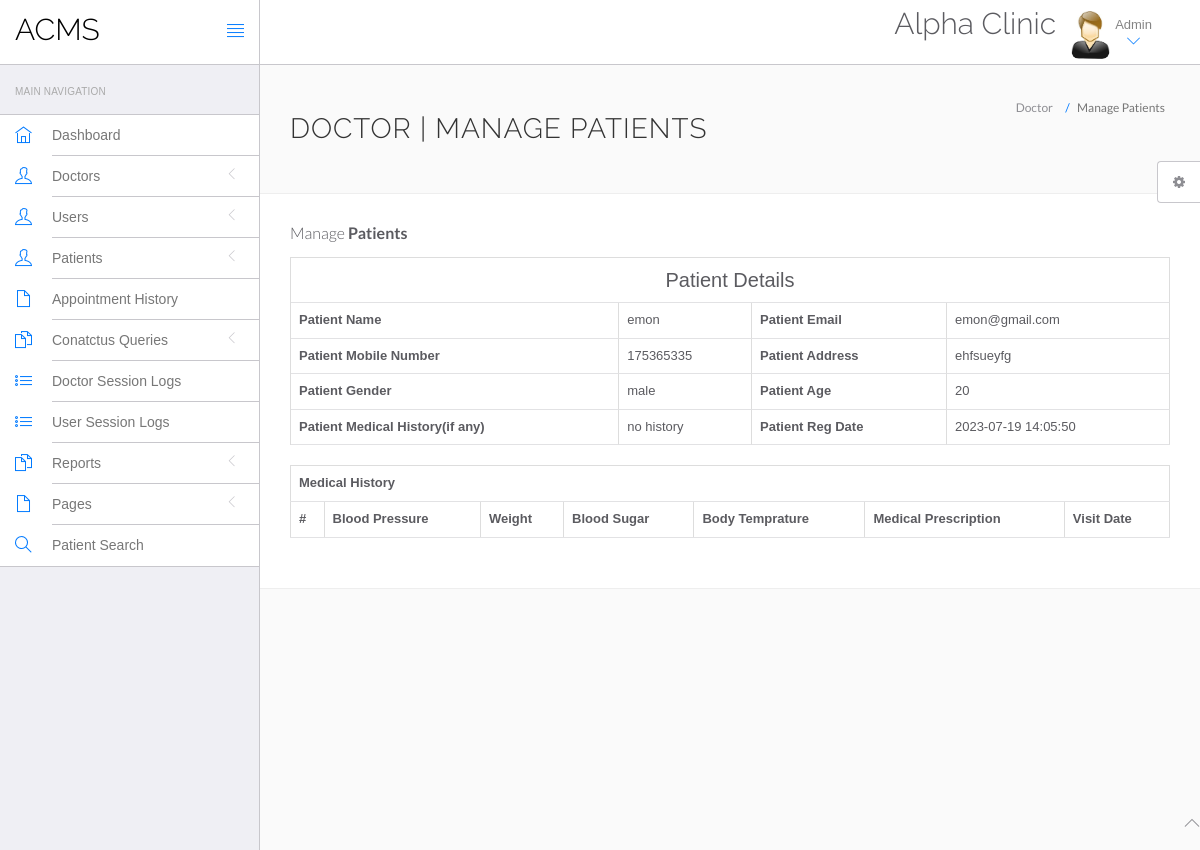
The app's page /Clinic/acms/admin/php_admin/view-patient.php?viewid=2 (signed in) with its own data.
### tables this page shows
CREATE TABLE `tblpatient` (
  `ID` int(10) NOT NULL,
  `Docid` int(10) DEFAULT NULL,
  `PatientName` varchar(200) DEFAULT NULL,
  `PatientContno` bigint(10) DEFAULT NULL,
  `PatientEmail` varchar(200) DEFAULT NULL,
  `PatientGender` varchar(50) DEFAULT NULL,
  `PatientAdd` mediumtext DEFAULT NULL,
  `PatientAge` int(10) DEFAULT NULL,
  `PatientMedhis` mediumtext DEFAULT NULL,
  `CreationDate` timestamp NULL DEFAULT current_timestamp(),
  `UpdationDate` timestamp NULL DEFAULT NULL ON UPDATE current_timestamp()
);

### Clinic/acms/admin/php_admin/view-patient.php (the view, shortened to what this page needs)
<?php
include('include/config.php');
if(strlen($_SESSION['id']==0)) {
 header('location:logout.php');
  } else{
?>
<!DOCTYPE html>
<html lang="en">
	<head>
		<link rel="stylesheet" href="vendor/bootstrap/css/bootstrap.min.css">
		<link rel="stylesheet" href="vendor/fontawesome/css/font-awesome.min.css">
		<link rel="stylesheet" href="vendor/themify-icons/themify-icons.min.css">
		<link href="vendor/animate.css/animate.min.css" rel="stylesheet" media="screen">
		<link href="vendor/perfect-scrollbar/perfect-scrollbar.min.css" rel="stylesheet" media="screen">
		<link href="vendor/switchery/switchery.min.css" rel="stylesheet" media="screen">
		<link href="vendor/bootstrap-touchspin/jquery.bootstrap-touchspin.min.css" rel="stylesheet" media="screen">
		<link href="vendor/select2/select2.min.css" rel="stylesheet" media="screen">
		<link href="vendor/bootstrap-datepicker/bootstrap-datepicker3.standalone.min.css" rel="stylesheet" media="screen">
		<link href="vendor/bootstrap-timepicker/bootstrap-timepicker.min.css" rel="stylesheet" media="screen">
		<link rel="stylesheet" href="assets/css/styles.css">
		<link rel="stylesheet" href="assets/css/plugins.css">
		<link rel="stylesheet" href="assets/css/themes/theme-1.css" id="skin_color" />
	</head>
	<body>
		<div id="app">
<?php include('include/sidebar.php');?>
<div class="app-content">
<?php include('include/header.php');?>
<div class="main-content" >
<div class="wrap-content container" id="container">
<section id="page-title">
<div class="row">
<div class="col-sm-8">
<h1 class="mainTitle">Doctor | Manage Patients</h1>
</div>
<ol class="breadcrumb">
<li>
<span>Doctor</span>
</li>
<li class="active">
<span>Manage Patients</span>
</li>
</ol>
</div>
</section>
<div class="container-fluid container-fullw bg-white">
<div class="row">
<div class="col-md-12">
<h5 class="over-title margin-bottom-15">Manage <span class="text-bold">Patients</span></h5>
<?php
                               $vid=$_GET['viewid'];
                               $ret=mysqli_query($con,"select * from tblpatient where ID='$vid'");
while ($row=mysqli_fetch_array($ret)) {
                               ?>
<table border="1" class="table table-bordered">
 <tr align="center">
<td colspan="4" style="font-size:20px;color:blue">
 Patient Details</td></tr>
    <tr>
    <th scope>Patient Name</th>
    <td><?php  echo $row['PatientName'];?></td>
    <th scope>Patient Email</th>
    <td><?php  echo $row['PatientEmail'];?></td>
  </tr>
  <tr>
    <th scope>Patient Mobile Number</th>
    <td><?php  echo $row['PatientContno'];?></td>
    <th>Patient Address</th>
    <td><?php  echo $row['PatientAdd'];?></td>
  </tr>
    <tr>
    <th>Patient Gender</th>
    <td><?php  echo $row['PatientGender'];?></td>
    <th>Patient Age</th>
    <td><?php  echo $row['PatientAge'];?></td>
  </tr>
  <tr>
    <th>Patient Medical History(if any)</th>
    <td><?php  echo $row['PatientMedhis'];?></td>
     <th>Patient Reg Date</th>
    <td><?php  echo $row['CreationDate'];?></td>
  </tr>
<?php }?>
</table>
<table id="datatable" class="table table-bordered dt-responsive nowrap" style="border-collapse: collapse; border-spacing: 0; width: 100%;">
  <tr align="center">
   <th colspan="8" >Medical History</th>
  </tr>
  <tr>
    <th>#</th>
<th>Blood Pressure</th>
<th>Weight</th>
<th>Blood Sugar</th>
<th>Body Temprature</th>
<th>Medical Prescription</th>
<th>Visit Date</th>
</tr>
</table>
</div>
</div>
</div>
</div>
</div>
</div>
</div>
	<?php include('include/footer.php');?>
	<?php include('include/setting.php');?>
	</body>
</html>
<?php } ?>

### Clinic/acms/admin/php_admin/assets/css/themes/theme-1.css (style rules this page uses)
body { background: #FAFAFA; }

### records on screen
tblpatient: PatientName "emon", PatientEmail "emon@gmail.com", PatientContno "175365335", PatientAdd "ehfsueyfg", PatientGender "male", PatientAge "20", PatientMedhis "no history", CreationDate "2023-07-19 14:05:50"
